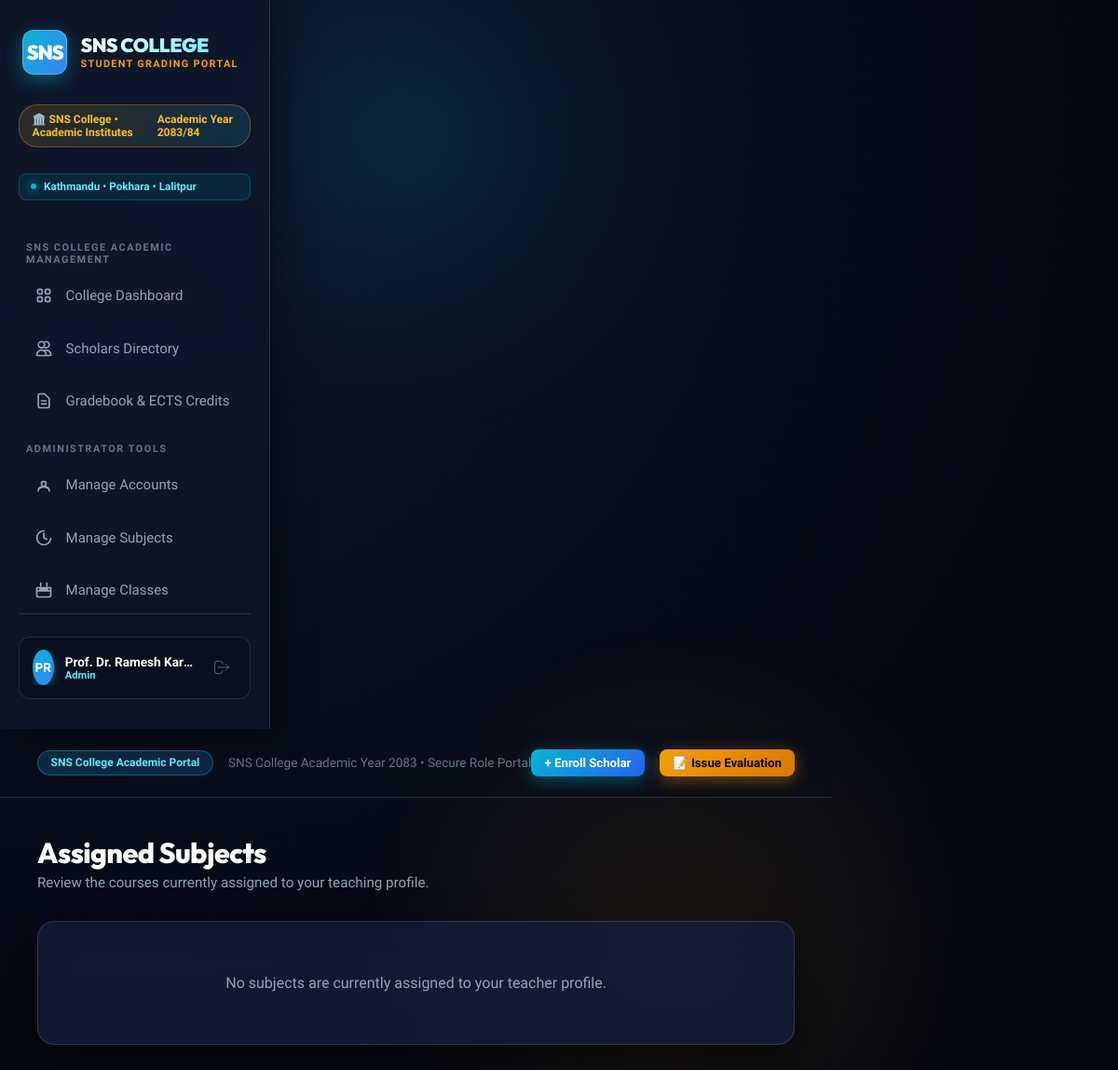
Before: /assigned-subjects (signed in) with the older database file.
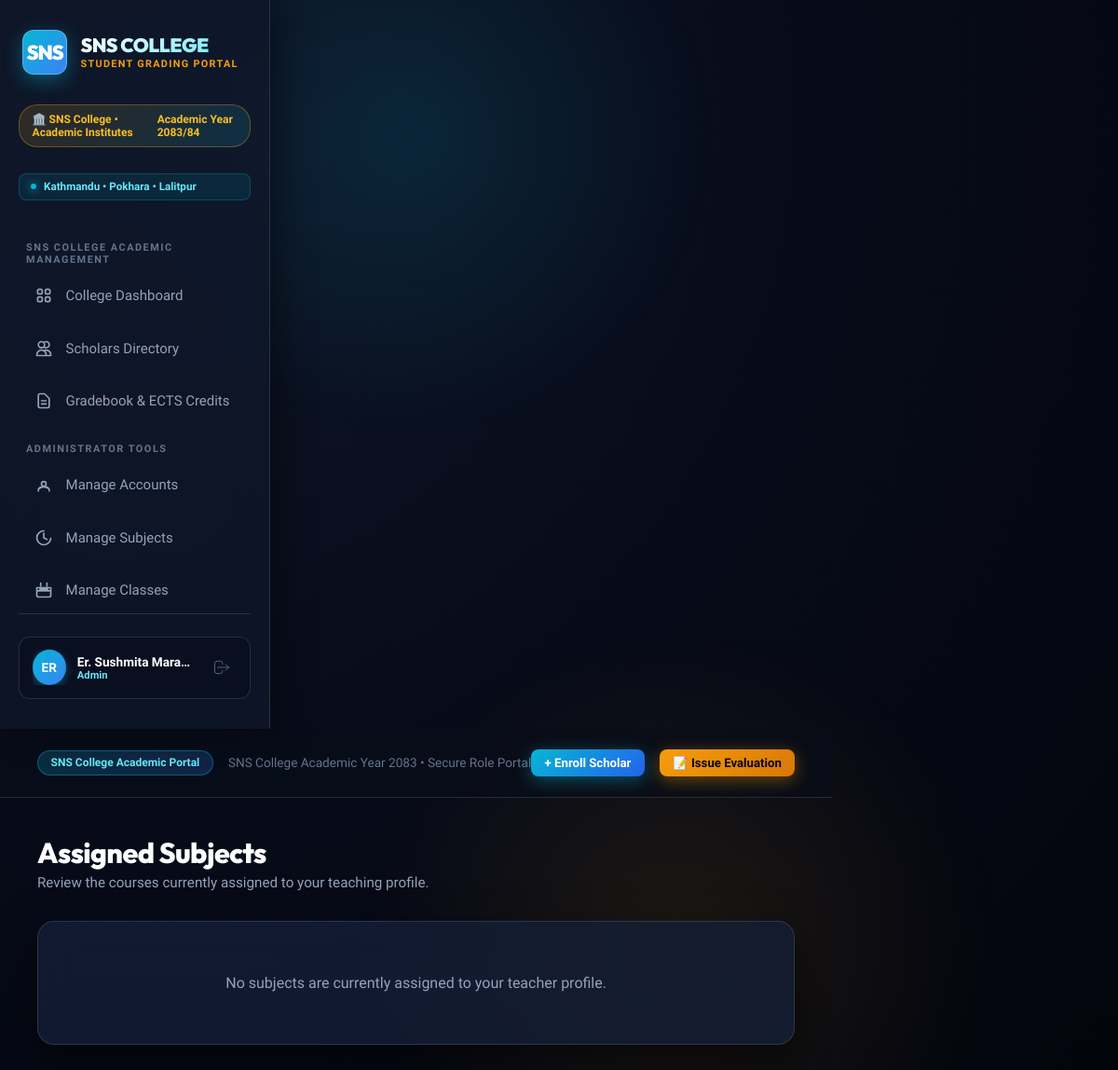
After: the same page with the newer database file.
### models.py (models this page shows, shortened)
class User(db.Model):
    __tablename__ = 'users'
    id = db.Column(db.Integer, primary_key=True)
    username = db.Column(db.String(50), unique=True, nullable=False)
    email = db.Column(db.String(100), unique=True, nullable=False)
    full_name = db.Column(db.String(100), nullable=False)
    password_hash = db.Column(db.String(255), nullable=False)
    role = db.Column(db.String(20), default='Teacher')  # 'Admin', 'Teacher', 'Student'
    department = db.Column(db.String(80), default='General')
    created_at = db.Column(db.DateTime, default=datetime.utcnow)

### app.py (the view)
@app.route('/assigned-subjects')
@login_required
def assigned_subjects():
    if g.user.role not in ['Teacher', 'Admin']:
        flash('Only teachers and administrators can view assigned subjects.', 'warning')
        return redirect(url_for('dashboard'))
    if g.user.role == 'Teacher':
        subjects = Subject.query.filter_by(assigned_teacher_id=g.user.id).all()
    else:
        subjects = Subject.query.filter(Subject.assigned_teacher_id.isnot(None)).all()
    return render_template('assigned_subjects.html', subjects=subjects)

### app.py (called while the page is built)
@app.before_request
def load_logged_in_user():
    user_id = session.get('user_id')
    if user_id is None:
        g.user = None
    else:
        g.user = User.query.get(user_id)

@app.context_processor
def inject_user():
    return dict(current_user=getattr(g, 'user', None), can_manage_grade=user_can_manage_grade, csrf_token=generate_csrf)

def login_required(f):
    @wraps(f)
    def decorated_function(*args, **kwargs):
        if g.user is None:
            flash('Please log in to access this page.', 'warning')
            return redirect(url_for('login', next=request.url))
        return f(*args, **kwargs)
    return decorated_function

### templates/assigned_subjects.html (shortened to what this page needs)
{% extends 'base.html' %}
{% block content %}
<div class="page-header">
    <div>
        <h1 class="page-title">Assigned Subjects</h1>
        <p class="page-subtitle">Review the courses currently assigned to your teaching profile.</p>
    </div>
</div>
<div class="card" style="padding: 1.5rem;">
    {% if subjects %}
    <div class="table-responsive">
        <table class="data-table">
            <thead>
                <tr>
                    <th>Subject Code</th>
                    <th>Subject Name</th>
                    <th>Faculty</th>
                    <th>Level</th>
                    <th>Credits</th>
                </tr>
            </thead>
            <tbody>
                {% for subject in subjects %}
                <tr>
                    <td>{{ subject.code }}</td>
                    <td>{{ subject.name }}</td>
                    <td>{{ subject.faculty }}</td>
                    <td>{{ subject.level }}</td>
                    <td>{{ subject.credits }}</td>
                </tr>
                {% endfor %}
            </tbody>
        </table>
    </div>
    {% else %}
    <div style="text-align: center; padding: 2rem; color: var(--text-muted);">
        No subjects are currently assigned to your teacher profile.
    </div>
    {% endif %}
</div>
{% endblock %}

### templates/base.html (shortened to what the changed rows need)
<DOCTYPE html>
<html lang="en">
<head>
</head>
<body>
    {% if g.user %}
    <aside class="sidebar">
        <a href="{{ url_for('dashboard') }}" class="university-brand">
            <div class="crest-icon">SNS</div>
            <div class="brand-text">
                <span class="brand-name">SNS COLLEGE</span>
                <span class="brand-sub">Student Grading Portal</span>
            </div>
        </a>
        <div class="world-rank-badge">
            <span>🏛️ SNS College • Academic Institutes</span>
            <span>Academic Year 2083/84</span>
        </div>
        <div class="campus-pill">
            <span class="pulse-dot"></span>
            <span>Kathmandu • Pokhara • Lalitpur</span>
        </div>
        <div class="nav-section-title">SNS College Academic Management</div>
        <ul class="nav-links">
            <li>
                <a href="{{ url_for('dashboard') }}" class="nav-link {% if request.endpoint == 'dashboard' %}active{% endif %}">
                    <span>College Dashboard</span>
                </a>
            </li>
            <li>
                <a href="{{ url_for('students') }}" class="nav-link {% if request.endpoint in ['students', 'add_student', 'edit_student'] %}active{% endif %}">
                    <svg fill="none" viewBox="0 0 24 24" stroke="currentColor">
                        <path stroke-linecap="round" stroke-linejoin="round" d="M12 4.354a4 4 0 110 5.292M15 21H3v-1a6 6 0 0112 0v1zm0 0h6v-1a6 6 0 00-9-5.197M13 7a4 4 0 11-8 0 4 4 0 018 0z" />
                    </svg>
                    <span>Scholars Directory</span>
                </a>
            </li>
            <li>
                <a href="{{ url_for('grades') }}" class="nav-link {% if request.endpoint == 'grades' %}active{% endif %}">
                    <svg fill="none" viewBox="0 0 24 24" stroke="currentColor">
                        <path stroke-linecap="round" stroke-linejoin="round" d="M9 12h6m-6 4h6m2 5H7a2 2 0 01-2-2V5a2 2 0 012-2h5.586a1 1 0 01.707.293l5.414 5.414a1 1 0 01.293.707V19a2 2 0 01-2 2z" />
                    </svg>
                    <span>Gradebook & ECTS Credits</span>
                </a>
            </li>
        </ul>
        {% if g.user.role == 'Admin' %}
        <div class="nav-section-title">Administrator Tools</div>
        <ul class="nav-links">
            <li>
                <a href="{{ url_for('admin_manage_users') }}" class="nav-link {% if request.endpoint in ['admin_manage_users', 'admin_create_user', 'admin_edit_user'] %}active{% endif %}">
                    <svg fill="none" viewBox="0 0 24 24" stroke="currentColor">
                        <path stroke-linecap="round" stroke-linejoin="round" d="M5.121 17.804A9.953 9.953 0 0112 15c2.39 0 4.604.8 6.379 2.152M15 11a3 3 0 11-6 0 3 3 0 016 0zM19 20v-1a4 4 0 00-4-4H9a4 4 0 00-4 4v1" />
                    </svg>
                    <span>Manage Accounts</span>
                </a>
            </li>
            <li>
                <a href="{{ url_for('admin_manage_subjects') }}" class="nav-link {% if request.endpoint in ['admin_manage_subjects', 'admin_create_subject', 'admin_edit_subject'] %}active{% endif %}">
                    <svg fill="none" viewBox="0 0 24 24" stroke="currentColor">
                        <path stroke-linecap="round" stroke-linejoin="round" d="M12 6v6l4 2" />
                        <path stroke-linecap="round" stroke-linejoin="round" d="M21 12.79A9 9 0 1112.21 3" />
                    </svg>
                    <span>Manage Subjects</span>
                </a>
            </li>
            <li>
                <a href="{{ url_for('admin_manage_classes') }}" class="nav-link {% if request.endpoint in ['admin_manage_classes', 'admin_create_class', 'admin_edit_class'] %}active{% endif %}">
                    <svg fill="none" viewBox="0 0 24 24" stroke="currentColor">
                        <path stroke-linecap="round" stroke-linejoin="round" d="M8 7V3m8 4V3m-9 8h10M3 13h18M5 21h14a2 2 0 002-2V9H3v10a2 2 0 002 2z" />
                    </svg>
                    <span>Manage Classes</span>
                </a>
            </li>
        </ul>
        {% endif %}
        <div class="sidebar-footer">
            <div class="user-profile-card">
                <div style="display: flex; align-items: center; gap: 0.75rem; overflow: hidden;">
                    <div class="user-avatar">
                        {{ g.user.full_name[:2].upper() }}
                    </div>
                    <div class="user-info">
                        <span class="user-name">{{ g.user.full_name }}</span>
                        <span class="user-role-badge">{{ g.user.role }}</span>
                    </div>
                </div>
                <a href="{{ url_for('logout') }}" class="btn-logout-icon" title="Sign Out">
                    <svg width="20" height="20" fill="none" viewBox="0 0 24 24" stroke="currentColor">
                        <path stroke-linecap="round" stroke-linejoin="round" d="M17 16l4-4m0 0l-4-4m4 4H7m6 4v1a3 3 0 01-3 3H6a3 3 0 01-3-3V7a3 3 0 013-3h4a3 3 0 013 3v1" />
                    </svg>
                </a>
            </div>
        </div>
    </aside>
    {% endif %}
    <div class="main-wrapper">
        <main class="content-body">
            {% block content %}{% endblock %}
        </main>
    </div>
</body>
</html>

Changed rows visible on the page:
changed User "Admin": user "PR" → "ER"; user.full_name "Prof. Dr. Ramesh Kar…" → "Er. Sushmita Mara…"
